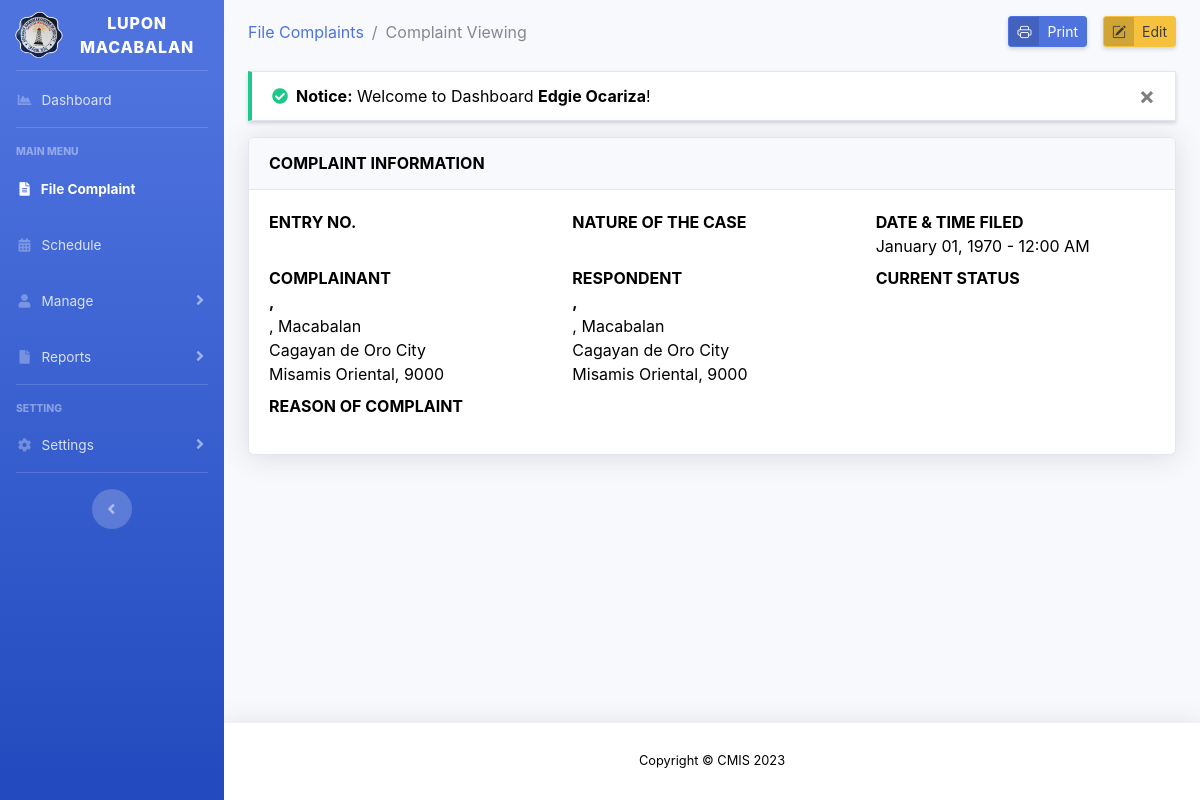
The page /view-file-complaint.php?id=006-2023 (signed in) on the database as committed earlier.
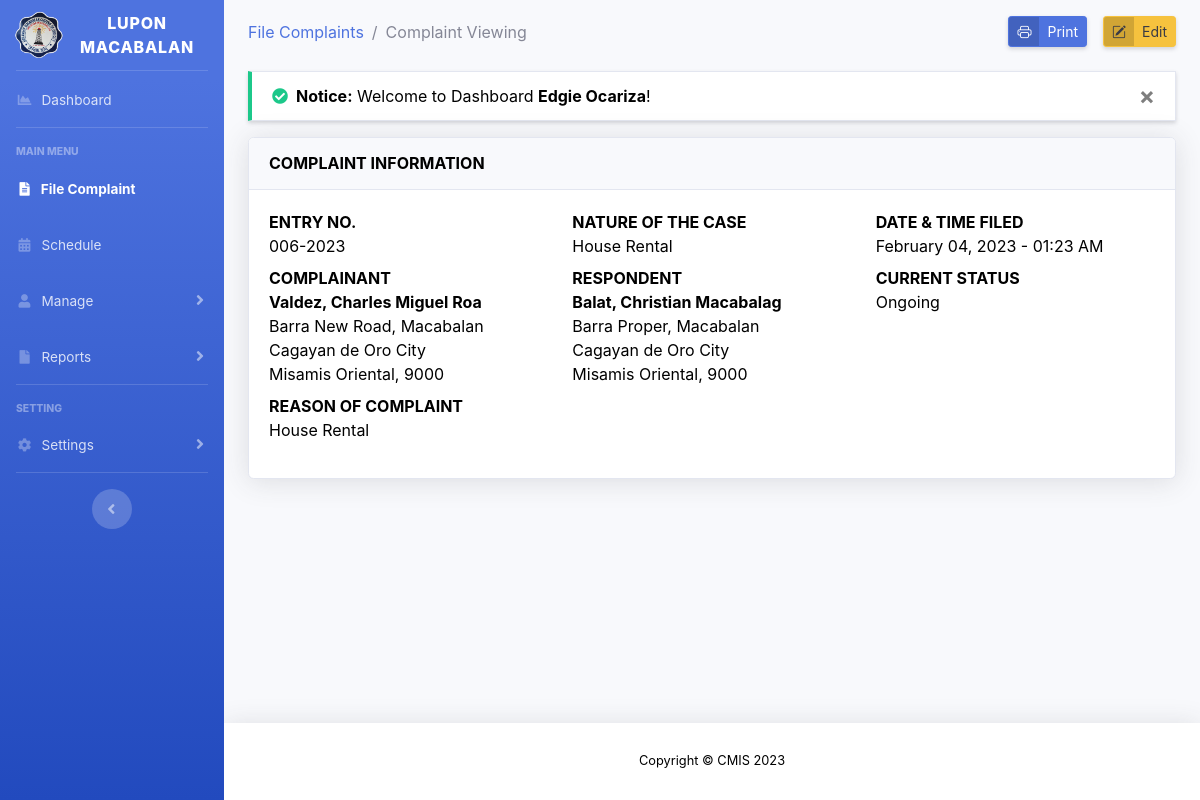
The same page on the database as committed later.
### tables this page shows
CREATE TABLE `tbl_file_complaint` (
  `fc_id` varchar(50) NOT NULL,
  `comp_id` int(15) NOT NULL,
  `resp_id` int(15) NOT NULL,
  `com_id` int(15) NOT NULL,
  `fc_statement` text NOT NULL,
  `status_id` tinyint(3) NOT NULL DEFAULT 1,
  `fc_type` tinyint(3) NOT NULL DEFAULT 0 COMMENT '[0] = Resident\r\n[1] = Non Resident',
  `fc_regdatetime` timestamp NOT NULL DEFAULT current_timestamp(),
  `fc_moddatetime` timestamp NOT NULL DEFAULT current_timestamp() ON UPDATE current_timestamp(),
  PRIMARY KEY (`fc_id`),
  KEY `comp_id` (`comp_id`,`resp_id`,`com_id`,`status_id`)
);

CREATE TABLE `tbl_complaint_type` (
  `com_id` int(15) NOT NULL AUTO_INCREMENT,
  `com_name` varchar(100) NOT NULL,
  `com_details` text NOT NULL,
  `com_regdatetime` timestamp NOT NULL DEFAULT current_timestamp(),
  PRIMARY KEY (`com_id`)
);

CREATE TABLE `tbl_residents` (
  `res_id` int(15) unsigned NOT NULL AUTO_INCREMENT,
  `res_fname` varchar(50) NOT NULL,
  `res_mname` varchar(50) NOT NULL,
  `res_lname` varchar(50) NOT NULL,
  `res_suffix` varchar(5) NOT NULL,
  `res_birthday` date NOT NULL,
  `res_age` int(3) NOT NULL,
  `res_gender` text NOT NULL,
  `res_cstatus` text NOT NULL,
  `zone_id` int(11) NOT NULL,
  `res_contact` varchar(11) NOT NULL,
  `res_regDateTime` timestamp NOT NULL DEFAULT current_timestamp(),
  `res_moddatetime` timestamp NOT NULL DEFAULT current_timestamp() ON UPDATE current_timestamp(),
  PRIMARY KEY (`res_id`),
  KEY `zone_id` (`zone_id`)
);

CREATE TABLE `tbl_zone` (
  `zone_id` int(11) unsigned NOT NULL AUTO_INCREMENT,
  `zone_name` varchar(50) NOT NULL,
  `zone_description` text NOT NULL,
  `zone_regdatetime` timestamp NOT NULL DEFAULT current_timestamp(),
  PRIMARY KEY (`zone_id`)
);

CREATE TABLE `tbl_status` (
  `status_id` int(11) unsigned NOT NULL AUTO_INCREMENT,
  `status_name` varchar(50) NOT NULL,
  `status_description` text NOT NULL,
  `status_regdatetime` timestamp NOT NULL DEFAULT current_timestamp(),
  PRIMARY KEY (`status_id`)
);

### view-file-complaint.php (the view, shortened to what this page needs)
<?php
include 'layouts/header.php';
include 'config/connection.php';
$id = $_GET['id'];
$row = $connection->query("SELECT * FROM tbl_file_complaint fc, tbl_complaint_type ct, tbl_status s, tbl_residents r, tbl_zone z WHERE fc.fc_id = '$id' AND fc.com_id = ct.com_id AND fc.status_id = s.status_id AND fc.resp_id = r.res_id AND r.zone_id = z.zone_id")->fetch_assoc();
$resp_fullname = $row['res_lname'] . ', ' . $row['res_fname'] . ' ' . $row['res_mname'];
$resp_address = $row['zone_name'] . ', ' . "Macabalan<br>Cagayan de Oro City<br>Misamis Oriental, 9000";
if ($row['fc_type'] == 0) {
    $comp = $connection->query("SELECT * FROM tbl_residents r, tbl_zone z WHERE r.res_id =  '{$row["comp_id"]}' AND r.zone_id = z.zone_id")->fetch_assoc();
    $comp_fullname = $comp['res_lname'] . ', ' . $comp['res_fname'] . ' ' . $comp['res_mname'];
    $comp_address = $comp['zone_name'] . ', ' . "Macabalan<br>Cagayan de Oro City<br>Misamis Oriental, 9000";
}
?>
<div id="content">
    <div class="container-fluid">
        <div class="d-sm-flex align-items-center mb-4">
            <div class="breadcrumb-item"><a href="file-complaint.php">File Complaints</a></div>
            <div class="breadcrumb-item active">Complaint Viewing</div>
            <button href="#" class="ml-auto btn btn-sm btn-primary btn-icon-split shadow-sm" id="print">
                <span class="icon">
                    <i class="bi bi-printer"></i>
                </span>
                <span class="text">Print</span>
            </button>
            <a href="#" id="edit" class="ml-3 btn btn-sm text-gray-900 btn-warning btn-icon-split shadow-sm" data-toggle="modal" data-target="#editResidentModal">
                <span class="icon">
                    <i class="bi bi-pencil-square"></i>
                </span>
                <span class="text">Edit</span>
            </a>
        </div>
        <?php include 'config/message.php'; ?>
        <div id="printThis">
            <div class="card shadow mb-4">
                <div class="card-header py-3">
                    <h6 class="m-0 font-weight-bold card-title">COMPLAINT INFORMATION</h6>
                </div>
                <div class="card-body">
                    <dl>
                        <div class="row">
                            <div class="col-md-4">
                                <dt>ENTRY NO.</dt>
                                <dd><?= $row['fc_id'] ?></dd>
                            </div>
                            <div class="col-md-4">
                                <dt>NATURE OF THE CASE</dt>
                                <dd><?= $row['com_name'] ?></dd>
                            </div>
                            <div class="col-md-4">
                                <dt>DATE & TIME FILED</dt>
                                <dd><?= date('F d, Y - h:i A', strtotime($row['fc_regdatetime'])) ?></dd>
                            </div>
                        </div>
                        <div class="row">
                            <div class="col-md-4">
                                <dt>COMPLAINANT</dt>
                                <dd><?= "<strong>" . $comp_fullname . "</strong><br>" . $comp_address ?></dd>
                            </div>
                            <div class="col-md-4">
                                <dt>RESPONDENT</dt>
                                <dd><?= "<strong>" . $resp_fullname . '</strong><br>' . $resp_address ?></dd>
                            </div>
                            <div class="col-md-4">
                                <dt>CURRENT STATUS</dt>
                                <dd><?= $row['status_name'] ?></dd>
                            </div>
                        </div>
                        <dt>REASON OF COMPLAINT</dt>
                        <dd class="statement"><?= $row['fc_statement'] ?></dd>
                    </dl>
                </div>
            </div>
        </div>
    </div>
</div>
<?php
include 'layouts/footer.php';
?>

Rows that differ between the two databases and show on the page:
now on this page (row edited): tbl_file_complaint: fc_id "006-2023", com.com_name "House Rental", fc_regdatetime "February 04, 2023 - 01:23 AM", tbl_residents.res_lname+res_fname+res_mname "Balat, Christian Macabalag", tbl_zone.zone_name "Barra Proper", status.status_name "Ongoing", fc_statement "House Rental"
now on this page (row unchanged): tbl_residents: comp_fullname "Valdez, Charles Miguel Roa", zone.zone_name "Barra New Road"
Other text that changed with them:
date('F d, Y - h:i A', strtotime($row['fc_regdatetime'])): "January 01, 1970 - 12:00 AM" → (not shown)
$comp_fullname: "," → (not shown)
$resp_fullname: "," → (not shown)
